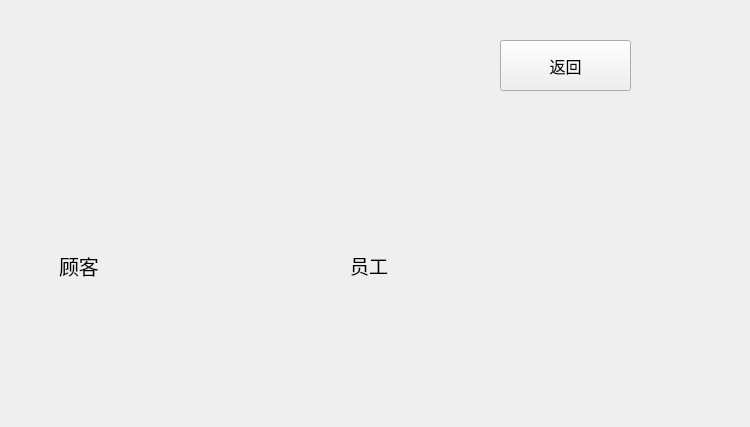
<?xml version="1.0" encoding="UTF-8"?>
<ui version="4.0">
 <class>RegisterChooseIdentity</class>
 <widget class="QWidget" name="RegisterChooseIdentity">
  <property name="geometry">
   <rect>
    <x>0</x>
    <y>0</y>
    <width>750</width>
    <height>427</height>
   </rect>
  </property>
  <property name="windowTitle">
   <string>Form</string>
  </property>
  <widget class="QLabel" name="label_3">
   <property name="geometry">
    <rect>
     <x>350</x>
     <y>250</y>
     <width>61</width>
     <height>31</height>
    </rect>
   </property>
   <property name="font">
    <font>
     <family>Papyrus</family>
     <pointsize>14</pointsize>
    </font>
   </property>
   <property name="text">
    <string>员工</string>
   </property>
  </widget>
  <widget class="QLabel" name="label_2">
   <property name="geometry">
    <rect>
     <x>59</x>
     <y>250</y>
     <width>91</width>
     <height>31</height>
    </rect>
   </property>
   <property name="font">
    <font>
     <family>Papyrus</family>
     <pointsize>15</pointsize>
    </font>
   </property>
   <property name="text">
    <string>顾客</string>
   </property>
  </widget>
  <widget class="QPushButton" name="return_2">
   <property name="geometry">
    <rect>
     <x>500</x>
     <y>40</y>
     <width>131</width>
     <height>51</height>
    </rect>
   </property>
   <property name="font">
    <font>
     <family>微软雅黑</family>
     <pointsize>12</pointsize>
    </font>
   </property>
   <property name="text">
    <string>返回</string>
   </property>
  </widget>
 </widget>
 <resources/>
 <connections/>
</ui>
